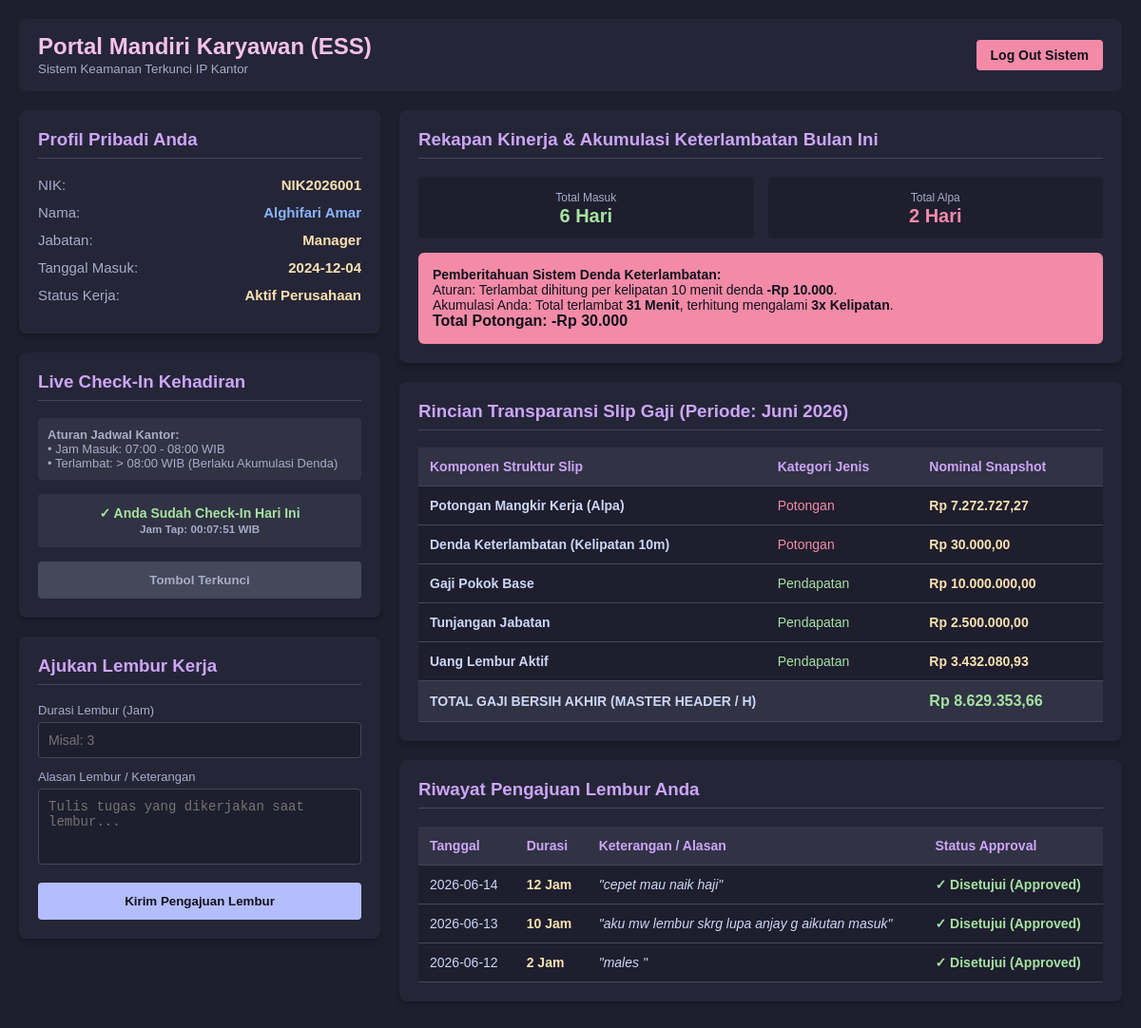
The page /dashboard-karyawan.php (signed in) on the database its author committed.
### tables this page shows
CREATE TABLE `log_absensi_harian` (
  `id_absensi` int NOT NULL,
  `id_karyawan` int DEFAULT NULL,
  `tanggal` date NOT NULL,
  `jam_masuk` time DEFAULT NULL,
  `jam_pulang` time DEFAULT NULL,
  `status_kehadiran` varchar(20) DEFAULT 'Hadir',
  `ip_address` varchar(45) DEFAULT NULL,
  `waktu_server_masuk` datetime DEFAULT NULL
);

CREATE TABLE `slip_gaji_h` (
  `id_slip_h` int NOT NULL,
  `id_karyawan` int NOT NULL,
  `bulan` int NOT NULL,
  `tahun` int NOT NULL,
  `total_pendapatan` decimal(18,2) NOT NULL DEFAULT '0.00',
  `total_potongan` decimal(18,2) NOT NULL DEFAULT '0.00',
  `gaji_bersih` decimal(18,2) NOT NULL,
  `status_bayar` varchar(20) NOT NULL DEFAULT 'Belum Dibayar',
  `tanggal_generate` datetime NOT NULL,
  `tanggal_dibayar` datetime DEFAULT NULL
);

CREATE TABLE `pengajuan_lembur` (
  `id_lembur` int NOT NULL,
  `id_karyawan` int DEFAULT NULL,
  `tanggal_lembur` date NOT NULL,
  `durasi_jam` int NOT NULL,
  `keterangan` varchar(255) NOT NULL,
  `status_approval` varchar(20) DEFAULT 'Pending'
);

### dashboard-karyawan.php (the view, shortened to what this page needs)
<?php
include "config/database.php";
$id_karyawan_session = $_SESSION['id_karyawan'];
$query_profil = "SELECT * FROM v_DetailProfilKaryawan WHERE ID_Karyawan = $id_karyawan_session";
$eksekusi_profil = mysqli_query($koneksi, $query_profil);
$profil = mysqli_fetch_assoc($eksekusi_profil);
$query_slip = "SELECT Komponen_Gaji, Kategori, Nominal
               FROM v_LaporanPenggajian
               WHERE NIK = '" . $profil['NIK'] . "'
                 AND ID_Slip = (
                     SELECT id_slip_h
                     FROM slip_gaji_h
                     WHERE id_karyawan = " . $profil['ID_Karyawan'] . "
                     ORDER BY tahun DESC, bulan DESC
                     LIMIT 1
                 )
               ORDER BY Kategori DESC";
$eksekusi_slip = mysqli_query($koneksi, $query_slip);
$query_header_slip = "SELECT bulan, tahun FROM slip_gaji_h WHERE id_karyawan = " . $profil['ID_Karyawan'] . " ORDER BY tahun DESC, bulan DESC LIMIT 1";
$eksekusi_header_slip = mysqli_query($koneksi, $query_header_slip);
$header_slip = mysqli_fetch_assoc($eksekusi_header_slip);
$nama_bulan_array = array(
    1 => "Januari", 2 => "Februari", 3 => "Maret", 4 => "April", 5 => "Mei", 6 => "Juni",
    7 => "Juli", 8 => "Agustus", 9 => "September", 10 => "Oktober", 11 => "November", 12 => "Desember"
);
$periode_slip = "Belum Ada Slip Gaji";
if ($header_slip) {
    $bulan_angka = (int)$header_slip['bulan'];
    $periode_slip = $nama_bulan_array[$bulan_angka] . " " . $header_slip['tahun'];
}
$tgl_hari_ini = date("Y-m-d");
$cek_absen_hari_ini = mysqli_query($koneksi, "SELECT * FROM log_absensi_harian WHERE id_karyawan = $id_karyawan_session AND tanggal = '$tgl_hari_ini'");
$data_absen_hari_ini = mysqli_fetch_assoc($cek_absen_hari_ini);
$sudah_absen = mysqli_num_rows($cek_absen_hari_ini) > 0;
$query_riwayat_lembur = "SELECT * FROM pengajuan_lembur WHERE id_karyawan = $id_karyawan_session ORDER BY tanggal_lembur DESC, id_lembur DESC";
$eksekusi_riwayat_lembur = mysqli_query($koneksi, $query_riwayat_lembur);
?>
<!DOCTYPE html>
<html lang="id">
<head>
</head>
<body>
<div class="kontainer">
    <div class="header">
        <div>
            <h1>Portal Mandiri Karyawan (ESS)</h1>
            <small style="color: #a6adc8;">Sistem Keamanan Terkunci IP Kantor</small>
        </div>
        <a href="auth/proses_logout.php" class="tombol-keluar">Log Out Sistem</a>
    </div>
    <div class="grid-dashboard">
        <div>
            <div class="kartu">
                <h3>Profil Pribadi Anda</h3>
                <div class="info-baris"><span class="info-label">NIK:</span><span class="info-nilai"><?php echo $profil['NIK']; ?></span></div>
                <div class="info-baris"><span class="info-label">Nama:</span><span class="info-nilai" style="color:#89b4fa;"><?php echo $profil['Nama_Karyawan']; ?></span></div>
                <div class="info-baris"><span class="info-label">Jabatan:</span><span class="info-nilai"><?php echo $profil['Jabatan']; ?></span></div>
                <div class="info-baris"><span class="info-label">Tanggal Masuk:</span><span class="info-nilai"><?php echo $profil['Tanggal_Masuk']; ?></span></div>
                <div class="info-baris"><span class="info-label">Status Kerja:</span><span class="info-nilai"><?php echo $profil['Status_Aktif'] ? 'Aktif Perusahaan' : 'Non-Aktif'; ?></span></div>
            </div>
            <div class="kartu">
                <h3>Live Check-In Kehadiran</h3>
                <div style="background-color: #313244; padding: 10px; border-radius: 4px; font-size: 13px; margin-bottom: 15px; color: #a6adc8;">
                    <strong>Aturan Jadwal Kantor:</strong><br>
                    • Jam Masuk: 07:00 - 08:00 WIB<br>
                    • Terlambat: > 08:00 WIB (Berlaku Akumulasi Denda)
                </div>
                <?php if ($sudah_absen): ?>
                    <?php if ($data_absen_hari_ini['status_kehadiran'] == 'Alpa'): ?>
                        <div class="alert-box" style="background-color: #f38ba8; color: #11111b; text-align:center;">
                            ⚠ Check-In Ditutup: Anda Terhitung Alpa!<br>
                            <small style="color:#11111b; font-weight: normal;">Sistem memblokir absensi karena Tap setelah pukul 10:00 WIB (Tap: <?php echo $data_absen_hari_ini['jam_masuk']; ?>)</small>
                        </div>
                    <?php else: ?>
                        <div class="alert-box" style="background-color: #313244; color: #a6e3a1; text-align:center;">
                            ✓ Anda Sudah Check-In Hari Ini<br>
                            <small style="color:#a6adc8;">Jam Tap: <?php echo $data_absen_hari_ini['jam_masuk']; ?> WIB</small>
                        </div>
                    <?php endif; ?>
                    <button style="width: 100%; padding: 12px; background-color: #45475a; color: #a6adc8; border: none; border-radius: 4px; font-weight: bold; cursor: not-allowed;" disabled>Tombol Terkunci</button>
                <?php else: ?>
                    <form action="karyawan/proses_checkin.php" method="POST">
                        <button type="submit" style="width: 100%; padding: 12px; background-color: #a6e3a1; color: #11111b; border: none; border-radius: 4px; font-weight: bold; cursor: pointer;">Tap Check-In Sekarang</button>
                    </form>
                <?php endif; ?>
            </div>
            <div class="kartu">
                <h3>Ajukan Lembur Kerja</h3>
                <form action="karyawan/proses_ajukan_lembur.php" method="POST">
                    <div style="margin-bottom: 12px;">
                        <label style="display:block; font-size:13px; margin-bottom:5px; color:#a6adc8;">Durasi Lembur (Jam)</label>
                        <input type="number" name="durasi_jam" min="1" max="12" required placeholder="Misal: 3" style="width: 100%; padding: 10px; border-radius: 4px; border: 1px solid #45475a; background-color: #1e1e2e; color: #cdd6f4; font-size: 14px; box-sizing: border-box;">
                    </div>
                    <div style="margin-bottom: 15px;">
                        <label style="display:block; font-size:13px; margin-bottom:5px; color:#a6adc8;">Alasan Lembur / Keterangan</label>
                        <textarea name="keterangan_alasan" required placeholder="Tulis tugas yang dikerjakan saat lembur..." style="width: 100%; height: 80px; padding: 10px; border-radius: 4px; border: 1px solid #45475a; background-color: #1e1e2e; color: #cdd6f4; font-size: 14px; box-sizing: border-box; resize: none;"></textarea>
                    </div>
                    <button type="submit" style="width: 100%; padding: 12px; background-color: #b4befe; color: #11111b; border: none; border-radius: 4px; font-weight: bold; cursor: pointer;">Kirim Pengajuan Lembur</button>
                </form>
            </div>
        </div>
        <div>
            <div class="kartu">
                <h3>Rekapan Kinerja & Akumulasi Keterlambatan Bulan Ini</h3>
                <div class="grid-dashboard" style="grid-template-columns: 1fr 1fr; gap: 15px; margin-bottom: 15px;">
                    <div style="background-color:#1e1e2e; padding:12px; border-radius:4px; text-align:center;">
                        <span style="font-size:12px; color:#a6adc8;">Total Masuk</span><br>
                        <strong style="font-size:20px; color:#a6e3a1;"><?php echo $profil['Total_Masuk_Bulan_Ini']; ?> Hari</strong>
                    </div>
                    <div style="background-color:#1e1e2e; padding:12px; border-radius:4px; text-align:center;">
                        <span style="font-size:12px; color:#a6adc8;">Total Alpa</span><br>
                        <strong style="font-size:20px; color:#f38ba8;"><?php echo $profil['Total_Alpa_Bulan_Ini']; ?> Hari</strong>
                    </div>
                </div>
                <div style="background-color: #f38ba8; color: #11111b; padding: 15px; border-radius: 6px; font-size: 14px;">
                    <strong>Pemberitahuan Sistem Denda Keterlambatan:</strong><br>
                    Aturan: Terlambat dihitung per kelipatan 10 menit denda <strong>-Rp 10.000</strong>.<br>
                    Akumulasi Anda: Total terlambat <strong><?php echo $profil['Total_Menit_Terlambat']; ?> Menit</strong>, terhitung mengalami <strong><?php echo $profil['Frekuensi_Kelipatan_Terlambat']; ?>x Kelipatan</strong>.<br>
                    <strong style="font-size:16px;">Total Potongan: -Rp <?php echo number_format(($profil['Frekuensi_Kelipatan_Terlambat'] * $profil['Tarif_Denda_Terlambat']), 0, ',', '.'); ?></strong>
                </div>
            </div>
            <div class="kartu">
                <h3>Rincian Transparansi Slip Gaji (Periode: <?php echo $periode_slip; ?>)</h3>
                <table>
                    <thead>
                        <tr><th>Komponen Struktur Slip</th><th>Kategori Jenis</th><th>Nominal Snapshot</th></tr>
                    </thead>
                    <tbody>
                        <?php while($slip = mysqli_fetch_assoc($eksekusi_slip)): ?>
                            <tr>
                                <td><strong><?php echo $slip['Komponen_Gaji']; ?></strong></td>
                                <td><span style="color: <?php echo $slip['Kategori'] == 'Pendapatan' ? '#a6e3a1' : '#f38ba8'; ?>;"><?php echo $slip['Kategori']; ?></span></td>
                                <td class="info-nilai">Rp <?php echo number_format($slip['Nominal'], 2, ',', '.'); ?></td>
                            </tr>
                        <?php endwhile; ?>
                        <tr style="background-color:#313244;">
                            <td colspan="2"><strong>TOTAL GAJI BERSIH AKHIR (MASTER HEADER / H)</strong></td>
                            <td style="color:#a6e3a1; font-weight:bold; font-size:16px;">Rp <?php echo number_format($profil['Gaji_Terakhir_Diterima'], 2, ',', '.'); ?></td>
                        </tr>
                    </tbody>
                </table>
            </div>
            <div class="kartu">
                <h3>Riwayat Pengajuan Lembur Anda</h3>
                <table>
                    <thead>
                        <tr>
                            <th>Tanggal</th>
                            <th>Durasi</th>
                            <th>Keterangan / Alasan</th>
                            <th>Status Approval</th>
                        </tr>
                    </thead>
                    <tbody>
                        <?php if (mysqli_num_rows($eksekusi_riwayat_lembur) > 0): ?>
                            <?php while ($lembur = mysqli_fetch_assoc($eksekusi_riwayat_lembur)): ?>
                                <tr>
                                    <td><?php echo $lembur['tanggal_lembur']; ?></td>
                                    <td style="color:#f9e2af; font-weight:bold;"><?php echo $lembur['durasi_jam']; ?> Jam</td>
                                    <td><em>"<?php echo htmlspecialchars($lembur['keterangan']); ?>"</em></td>
                                    <td>
                                        <?php if ($lembur['status_approval'] == 'Approved'): ?>
                                            <span style="color:#a6e3a1; font-weight:bold;">✓ Disetujui (Approved)</span>
                                        <?php elseif ($lembur['status_approval'] == 'Rejected'): ?>
                                            <span style="color:#f38ba8; font-weight:bold;">✕ Ditolak (Rejected)</span>
                                        <?php else: ?>
                                            <span style="color:#f9e2af; font-style:italic;">⏳ Pending</span>
                                        <?php endif; ?>
                                    </td>
                                </tr>
                            <?php endwhile; ?>
                        <?php else: ?>
                            <tr>
                                <td colspan="4" style="text-align: center; color: #a6adc8;">Belum ada riwayat pengajuan lembur.</td>
                            </tr>
                        <?php endif; ?>
                    </tbody>
                </table>
            </div>
        </div>
    </div>
</div>
</body>
</html>

### dashboard-karyawan.php (style rules this page uses)
body { background-color: #1e1e2e; color: #cdd6f4; font-family: Arial, sans-serif; margin: 0; padding: 20px; }
.kontainer { max-width: 1200px; margin: 0 auto; }
.header { display: flex; justify-content: space-between; align-items: center; background-color: #252538; padding: 15px 20px; border-radius: 8px; margin-bottom: 20px; }
.header h1 { margin: 0; color: #f5c2e7; font-size: 24px; }
.tombol-keluar { background-color: #f38ba8; color: #11111b; padding: 8px 15px; border-radius: 4px; text-decoration: none; font-weight: bold; font-size: 14px; }
.grid-dashboard { display: grid; grid-template-columns: 1fr 2fr; gap: 20px; }
.kartu { background-color: #252538; padding: 20px; border-radius: 8px; box-shadow: 0 4px 6px rgba(0,0,0,0.2); margin-bottom: 20px; }
.kartu h3 { margin-top: 0; color: #cba6f7; border-bottom: 1px solid #45475a; padding-bottom: 8px; }
.info-baris { display: flex; justify-content: space-between; margin-bottom: 12px; font-size: 15px; }
.info-label { color: #a6adc8; }
.info-nilai { font-weight: bold; color: #f9e2af; }
.alert-box { padding: 12px; border-radius: 4px; font-size: 14px; font-weight: bold; margin-bottom: 15px; }
table { width: 100%; border-collapse: collapse; margin-top: 10px; background-color: #1e1e2e; }
th, td { padding: 12px; text-align: left; border-bottom: 1px solid #45475a; font-size: 14px; }
th { background-color: #313244; color: #cba6f7; }

### rows shown on the page
log_absensi_harian: jam_masuk "00:07:51"
slip_gaji_h: periode_slip "Juni 2026"
pengajuan_lembur: tanggal_lembur "2026-06-14", durasi_jam "12", keterangan "cepet mau naik haji", status_approval "✓ Disetujui (Approved)"
pengajuan_lembur: tanggal_lembur "2026-06-13", durasi_jam "10", keterangan "aku mw lembur skrg lupa anjay g aikutan masuk", status_approval "✓ Disetujui (Approved)"
pengajuan_lembur: tanggal_lembur "2026-06-12", durasi_jam "2", keterangan "males", status_approval "✓ Disetujui (Approved)"

### other values the page prints
$profil['NIK'] "NIK2026001"
$profil['Nama_Karyawan'] "Alghifari Amar"
$profil['Jabatan'] "Manager"
$profil['Tanggal_Masuk'] "2024-12-04"
$profil['Total_Masuk_Bulan_Ini'] "6"
$profil['Total_Alpa_Bulan_Ini'] "2"
$profil['Total_Menit_Terlambat'] "31"
$profil['Frekuensi_Kelipatan_Terlambat'] "3"
$slip['Komponen_Gaji'] "Potongan Mangkir Kerja (Alpa)"
$slip['Kategori'] "Potongan"
$slip['Nominal'] "7.272.727,27"
$slip['Komponen_Gaji'] "Denda Keterlambatan (Kelipatan 10m)"
$slip['Nominal'] "30.000,00"
$slip['Komponen_Gaji'] "Gaji Pokok Base"
$slip['Kategori'] "Pendapatan"
